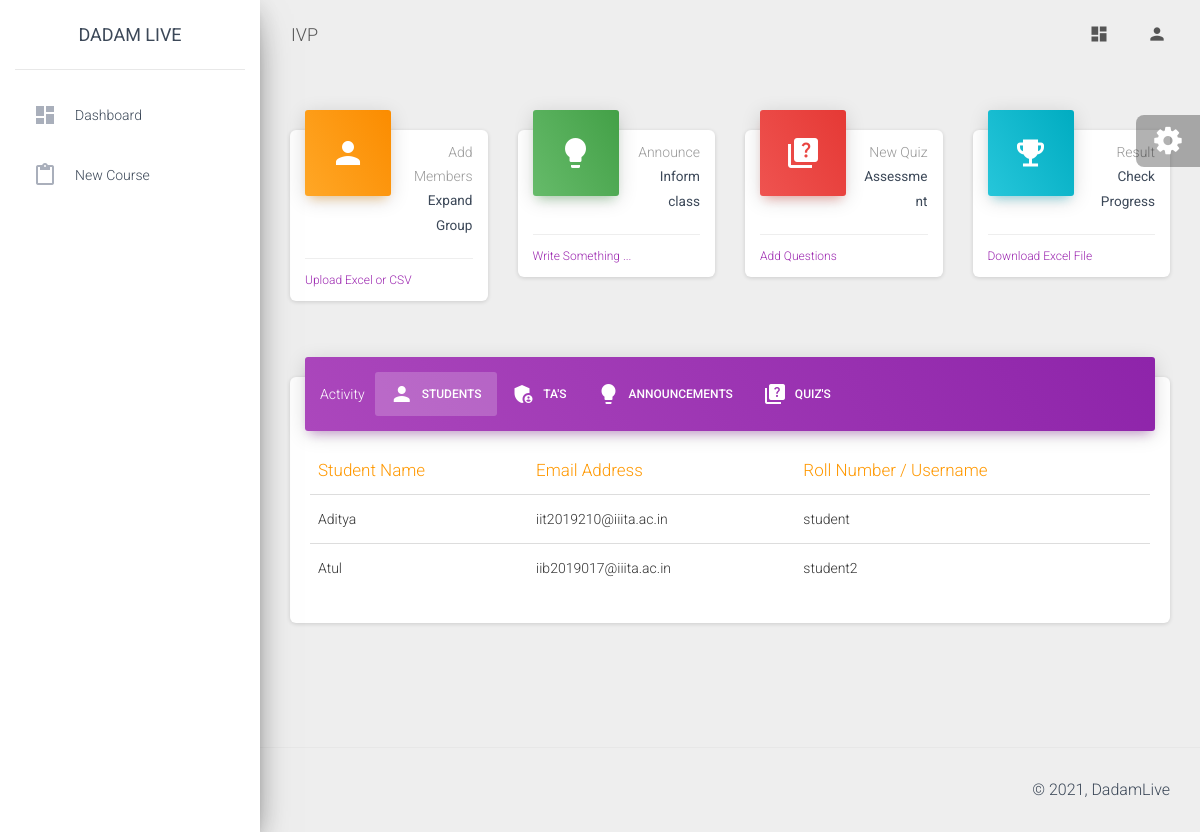
/dashboard/faculty/course/view/5 (signed in), run on an earlier commit of the app's database.
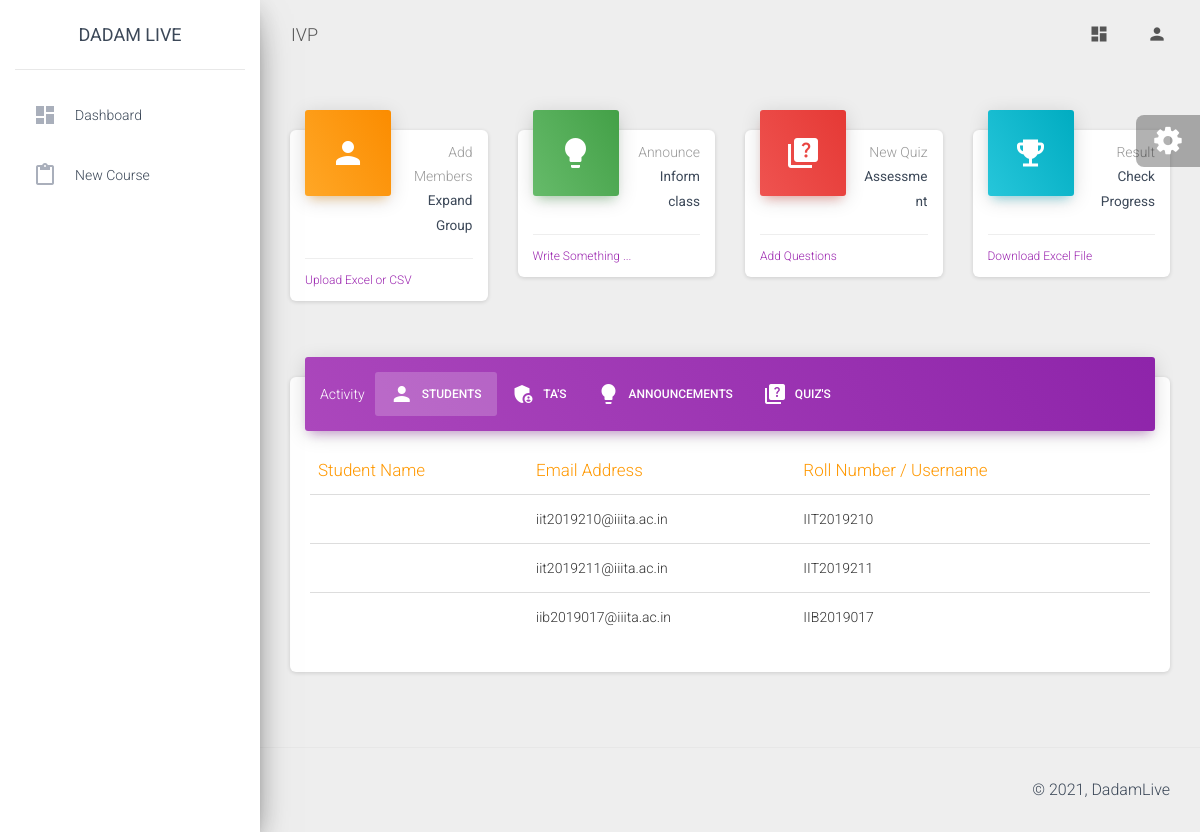
And on a later commit of the database.
### faculty/models.py (models this page shows, shortened)
class Course(models.Model):
    instructor=models.ForeignKey(User, on_delete=models.CASCADE, null=True, blank=True)
    image=models.ImageField(upload_to='post_images/', default="demo.jpg", null=True)
    courseName=models.CharField(null=True, max_length=200)
    created_on=models.DateTimeField(default=datetime.datetime.now())

class Enrolment(models.Model):
    course=models.ForeignKey(Course, on_delete=models.CASCADE, null=True, blank=True)
    user=models.ForeignKey(User, on_delete=models.CASCADE, null=True, blank=True)
    userType=models.ForeignKey(UserType, on_delete=models.SET_NULL, null=True, blank=True)
    enrolled_on=models.DateTimeField(default=datetime.datetime.now())

### faculty/views.py (the view)
# urls.py: path('course/view/<str:course_id>',views.view_course,name="view_course"),
def view_course(request,course_id):
    faculty=basicChecking(request)
    if faculty==False:
        return redirect('home')
    course=""
    try:
        course=Course.objects.get(id=int(course_id))
        if course.instructor!=request.user:
            return JsonResponse({"message": "Course was not found on this server"}, status=400)
    except:
        return JsonResponse({"message": "Course was not found on this server"}, status=400)
    if request.method=="POST":
        pass
    else:
        enrolments=Enrolment.objects.filter(course=course)
        announcements=Announcement.objects.filter(course=course)
        quizes=Quiz.objects.filter(course=course)
        context={"course": course, "enrolments": enrolments, "announcements": announcements, "quizes": quizes}
        return render(request,"faculty/view_course.html",context=context)

### faculty/views.py (called while the page is built)
def basicChecking(request):
    if request.user.is_authenticated==False:
        return False
    try:
        info=UserInformation.objects.get(user=request.user)
        if info.userType.userTypeCode==settings.CODE_FACULTY:
            faculty=Faculty.objects.get(user=request.user)
            return faculty
        return False
    except:
        return False

### faculty/templates/faculty/view_course.html (shortened to what this page needs)
{% extends 'faculty/base.html' %} {% load static %}
{% block heading %}{{course.courseName}}{% endblock %}
{% block main_body %}
<div class="row">
    <div class="col-lg-3 col-md-6 col-sm-6">
      <div class="card card-stats">
        <div class="card-header card-header-warning card-header-icon">
          <div class="card-icon">
            <i class="material-icons">person</i>
          </div>
          <p class="card-category">Add Members</p>
          <h5 class="card-title">
            <small>Expand Group</small>
          </h5>
        </div>
        <div class="card-footer">
          <div class="stats">
            <a data-toggle="modal" data-target="#modal1" href="#">Upload Excel or CSV</a>
          </div>
        </div>
      </div>
    </div>
    <div class="col-lg-3 col-md-6 col-sm-6">
      <div class="card card-stats">
        <div class="card-header card-header-success card-header-icon">
          <div class="card-icon">
            <i class="material-icons">lightbulb</i>
          </div>
          <p class="card-category">Announce</p>
          <h5 class="card-title"><small>Inform class</small></h5>
        </div>
        <div class="card-footer">
          <div class="stats">
            <a data-toggle="modal" data-target="#modal2" href="#">Write Something ...</a>
          </div>
        </div>
      </div>
    </div>
    <div class="col-lg-3 col-md-6 col-sm-6">
      <div class="card card-stats">
        <div class="card-header card-header-danger card-header-icon">
          <div class="card-icon">
            <i class="material-icons">quiz</i>
          </div>
          <p class="card-category">New Quiz</p>
          <h5 class="card-title"><small>Assessment</small></h5>
        </div>
        <div class="card-footer">
          <div class="stats">
            <a data-toggle="modal" data-target="#modal3" href="#">Add Questions</a>
          </div>
        </div>
      </div>
    </div>
    <div class="col-lg-3 col-md-6 col-sm-6">
      <div class="card card-stats">
        <div class="card-header card-header-info card-header-icon">
          <div class="card-icon">
            <i class="material-icons">emoji_events</i>
          </div>
          <p class="card-category">Result</p>
          <h5 class="card-title">
            <small>Check Progress</small></h5>
        </div>
        <div class="card-footer">
          <div class="stats">
            <a data-toggle="modal" data-target="#modal4" href="#">Download Excel File</a>
          </div>
        </div>
      </div>
    </div>
  </div>
  <div class="row">
    <div class="col-lg-12 col-md-12">
      <div class="card">
        <div class="card-header card-header-tabs card-header-primary">
          <div class="nav-tabs-navigation">
            <div class="nav-tabs-wrapper">
              <span class="nav-tabs-title">Activity</span>
              <ul class="nav nav-tabs" data-tabs="tabs">
                <li class="nav-item">
                  <a class="nav-link active" href="#studs" data-toggle="tab">
                    <i class="material-icons">person</i> Students
                    <div class="ripple-container"></div>
                  </a>
                </li>
                <li class="nav-item">
                  <a class="nav-link" href="#tass" data-toggle="tab">
                    <i class="material-icons">admin_panel_settings</i> TA's
                    <div class="ripple-container"></div>
                  </a>
                </li>
                <li class="nav-item">
                  <a class="nav-link" href="#announcemnts" data-toggle="tab">
                    <i class="material-icons">lightbulb</i> Announcements
                    <div class="ripple-container"></div>
                  </a>
                </li>
                <li class="nav-item">
                    <a class="nav-link" href="#quizes" data-toggle="tab">
                      <i class="material-icons">quiz</i> Quiz's
                      <div class="ripple-container"></div>
                    </a>
                </li>
              </ul>
            </div>
          </div>
        </div>
        <div class="card-body">
          <div class="tab-content">
            <div class="tab-pane active" id="studs">
                <table class="table table-hover">
                    <thead class="text-warning">
                      <th>Student Name</th>
                      <th>Email Address</th>
                      <th>Roll Number / Username</th>
                    </thead>
                    <tbody>
                        {% for each in enrolments %}
                        {% ifequal each.userType.userTypeCode 645 %}
                        <tr>
                            <td>{{each.user.first_name}} {{each.user.last_name}}</td>
                            <td>{{each.user.email}}</td>
                            <td>{{each.user.username}}</td>
                        </tr>
                        {% endifequal %}
                        {% endfor %}
                    </tbody>
                </table>
            </div>
          </div>
        </div>
      </div>
    </div>
  </div>
{% endblock %}
{% block left_panel %}
<li class="nav-item">
    <a class="nav-link" href="{% url 'dashboardFaculty' %}">
      <i class="material-icons">dashboard</i>
      <p>Dashboard</p>
    </a>
  </li>
  <li class="nav-item ">
    <a class="nav-link" href="{% url 'start_new_course' %}">
      <i class="material-icons">content_paste</i>
      <p>New Course</p>
    </a>
  </li>
{% endblock %}

### faculty/templates/faculty/base.html (shortened to what this page needs)
{% load static %}
<!DOCTYPE html>
<html lang="en">
<head>
  <link rel="stylesheet" href="https://maxcdn.bootstrapcdn.com/font-awesome/latest/css/font-awesome.min.css">
  <link href="{% static 'assets/css/material-dashboard.css' %}" rel="stylesheet" />
</head>
<body class="">
  <div class="wrapper ">
    <div class="sidebar" data-color="purple" data-background-color="white" data-image="{% static 'assets/img/sidebar-1.jpg' %}">
      <div class="logo"><a href="{% url 'home' %}" class="simple-text logo-normal">
          Dadam Live
        </a></div>
      <div class="sidebar-wrapper">
        <ul class="nav">
          {% block left_panel %}{% endblock %}
        </ul>
      </div>
    </div>
    <div class="main-panel">
      <nav class="navbar navbar-expand-lg navbar-transparent navbar-absolute fixed-top ">
        <div class="container-fluid">
          <div class="navbar-wrapper">
            <a class="navbar-brand" href="javascript:;">{% block heading %}{% endblock %}</a>
          </div>
          <div class="collapse navbar-collapse justify-content-end">
            <ul class="navbar-nav">
              <li class="nav-item">
                <a class="nav-link" href="{% url 'dashboardFaculty' %}">
                  <i class="material-icons">dashboard</i>
                </a>
              </li>
              <li class="nav-item dropdown">
                <a class="nav-link" href="javascript:;" id="navbarDropdownProfile" data-toggle="dropdown" aria-haspopup="true" aria-expanded="false">
                  <i class="material-icons">person</i>
                </a>
              </li>
            </ul>
          </div>
        </div>
      </nav>
      <div class="content">
        <div class="container-fluid">
          {% block main_body %}   {% endblock %}
        </div>
      </div>
      <footer class="footer">
        <div class="container-fluid">
          <div class="copyright float-right">
            &copy; 2021, DadamLive
          </div>
        </div>
      </footer>
    </div>
  </div>
  <div class="fixed-plugin">
    <div class="dropdown show-dropdown">
      <a href="#" data-toggle="dropdown">
        <i class="fa fa-cog fa-2x"> </i>
      </a>
    </div>
  </div>
</body>
</html>

What changed in the data, as far as the page shows it:
removed Enrolment: user.first_name "Aditya", user.email "iit2019210@iiita.ac.in", user.username "student"
removed Enrolment: user.first_name "Atul", user.email "iib2019017@iiita.ac.in", user.username "student2"
added Enrolment: user.email "iit2019210@iiita.ac.in", user.username "IIT2019210"
added Enrolment: user.email "iit2019211@iiita.ac.in", user.username "IIT2019211"
added Enrolment: user.email "iib2019017@iiita.ac.in", user.username "IIB2019017"
